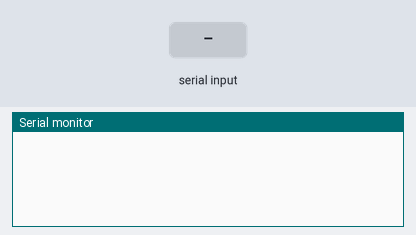
Simulated run of this sketch. Board: Arduino Uno, built with avr-gcc and run on an emulated ATmega328P. On the bench: the last lines printed to the serial monitor. The inputs (shaded band) are chosen by the test bench.

Above: at 1.2 s.
1.3 s: byte 30 received over Serial
At 1.8 s:
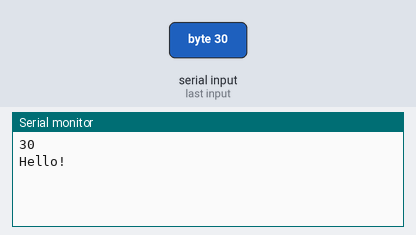
2.8 s: byte 90 received over Serial
At 4.0 s:
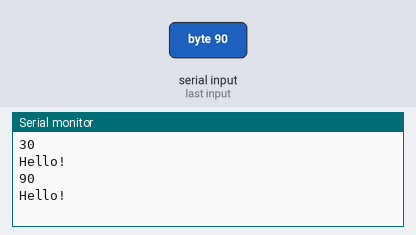
4.3 s: byte 120 received over Serial
At 5.3 s:
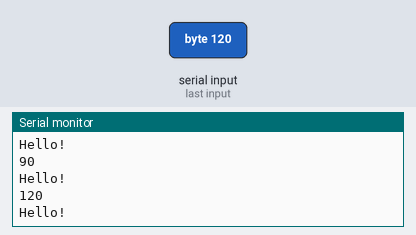

Measured:
- after the input at 1.3 s, the serial monitor: prints a new line at once (image 1)
- after the input at 2.8 s, the serial monitor: prints a new line at once (image 2)
- after the input at 4.3 s, the serial monitor: prints a new line at once (image 3)

The sketch:

3_3_Serial.if.ino
```cpp
int a = 49;
int b = 0;

void setup() {
  Serial.begin(9600);
}

void loop() {
  if(Serial.available()) {
    b = Serial.read();
    Serial.println(b);

    if(a==b){ // 1를 입력하시오
      Serial.println("Hello World!");
    }


    else{ // 0를 입력하시오
      Serial.println("Hello!");
    }
  }
}
```
